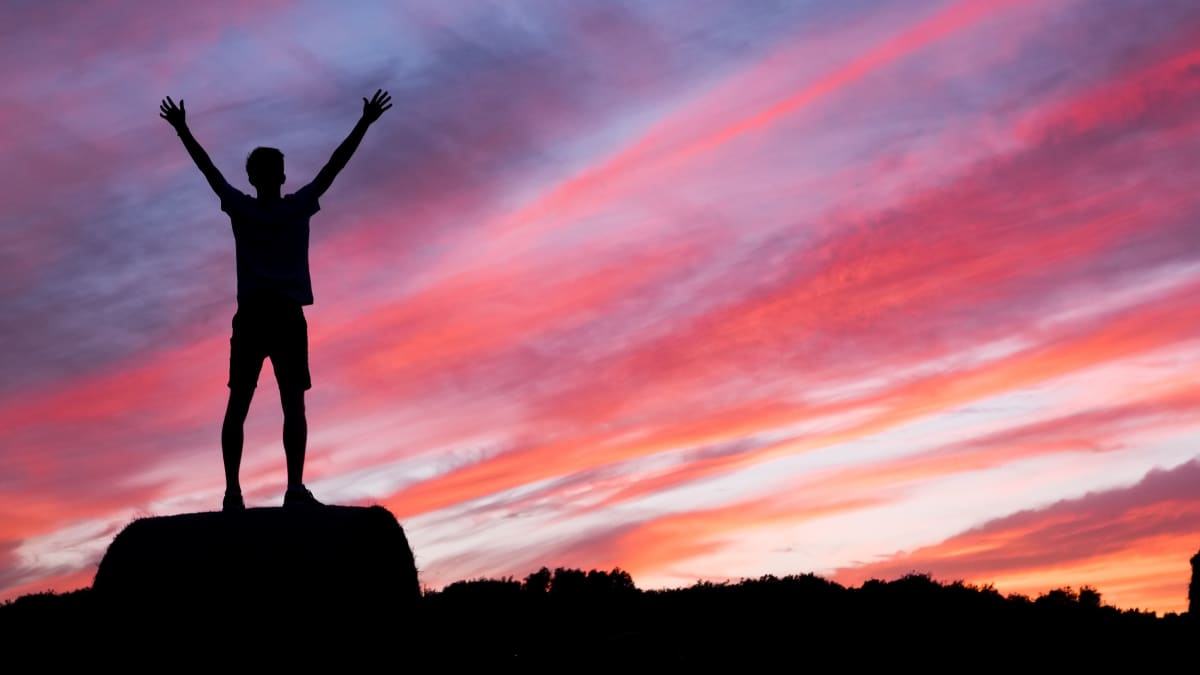
#> input picture DAY1/data/img2.jpeg, 1200 x 675 px, found by its file name
$ python image_fundamental.py --image DAY1/data/img2.jpeg
#> lines starting #> are read from the running program, lines starting #| are printed output that depends on the picture; after the words box and inside, x2 and y2 are one past the last pixel; in counts of white or black regions, pixels touching at a corner belong together
# !USAGE= python DAY1/image_fundamental.py --image 'DAY1/data/img2.jpeg'
#import libraries
import argparse
import cv2

#construct argument parser and parse the arguments
ap=argparse.ArgumentParser()
ap.add_argument('-i','--image',type=str,default='data/my.jpg')
args=vars(ap.parse_args())
#load the image
image=cv2.imread(args['image'])
#> image is the input picture: shape (675, 1200, 3); mean B, G, R 119.3, 99.8, 153.9
#extract height and width
(h,w)=image.shape[:2]
#> h = 675; w = 1200
print(h,w)
#| 675 1200

#show orignal image to screen
cv2.imshow("Orignal Image",image)
#cv2.waitKey(0)

#Images are simply numpy arrays and the origin is (0,0) located at top-left corner
(b,g,r)=image[0,0]
#> b = 115; g = 74; r = 101
#RGB normally but we use BGR as OpenCV uses this format

print(f"Pixel at (0,0) - Red :{r},Green:{g},Blue:{b}")
#| Pixel at (0,0) - Red :101,Green:74,Blue:115

#x=50 y=20 in matrix format its hxw thats why the cordinates are inverted
(b,g,r)=image[20,50]
#> b = 121; g = 80; r = 111
print(f"Pixel at (50,20) - Red :{r},Green:{g},Blue:{b}")
#| Pixel at (50,20) - Red :111,Green:80,Blue:121

(b,g,r)=image[330,800]
#> b = 116; g = 101; r = 229
print(f"Pixel at (50,20) - Red :{r},Green:{g},Blue:{b}")
#| Pixel at (50,20) - Red :229,Green:101,Blue:116

#update pixel value at x=50 y=20 and set it to red
image[20,50]=(0, 0 , 255)
#> image: shape (675, 1200, 3); under 0.01% of pixels changed, all inside (x1, y1, x2, y2) = (50, 20, 51, 21)
#             ^  ^     ^
#             b  g      r
(b,g,r)=image[20,50]
#> b = 0; g = 0; r = 255
print(f"Pixel at (50,20) - Red :{r},Green:{g},Blue:{b}")
#| Pixel at (50,20) - Red :255,Green:0,Blue:0
#we can use numpy arrays for cropping and changing pixel values from selected region
#calculating center coordinates of image
(cX,cY)=(w//2,h//2)
#> cX = 600; cY = 337
print(cX,cY)
#| 600 337

#top left corner of image
#image[startY:endY,startX:endX]
top_l=image[0:cY,0:cX]
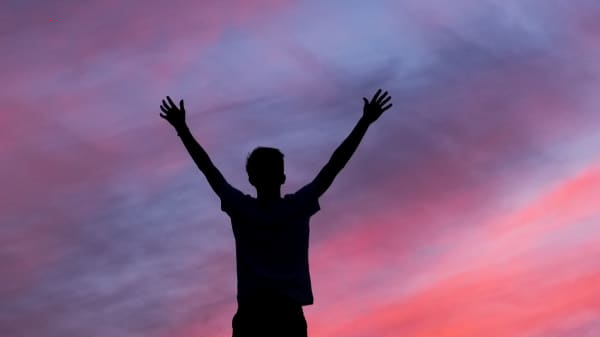
#> top_l: shape (337, 600, 3); mean B, G, R 136, 99.2, 134.2
cv2.imshow("Top Left Corner",top_l)

#top right corner of image
top_r=image[0:cY,cX:w]
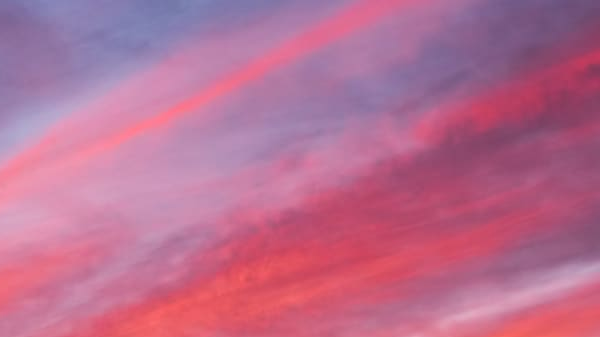
#> top_r: shape (337, 600, 3); mean B, G, R 144.9, 109.5, 185
cv2.imshow("Top Right Corner",top_r)

#bottom left corner of image
bot_l=image[cY:h,0:cX]
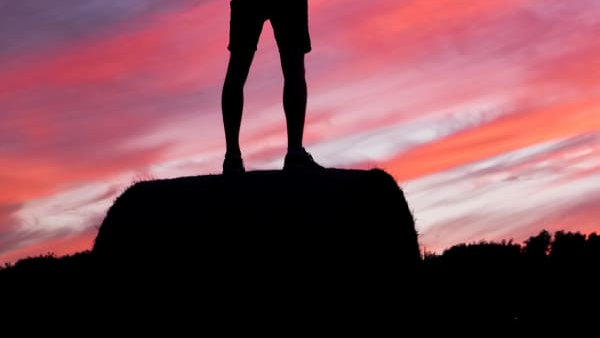
#> bot_l: shape (338, 600, 3); mean B, G, R 80.3, 72, 119.8
cv2.imshow("Bottom Left Corner",bot_l)
#bottom right corner of image
bot_r=image[cY:h,cX:w]
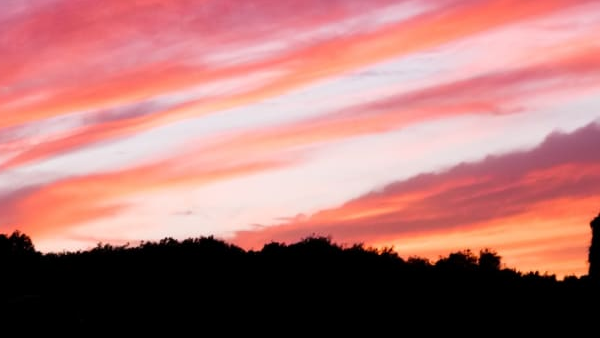
#> bot_r: shape (338, 600, 3); mean B, G, R 116.1, 118.4, 176.8
cv2.imshow("Bottom Right Corner",bot_r)

#updating top left corner to red
image[0:cY,cX:w]=(0,0,255)
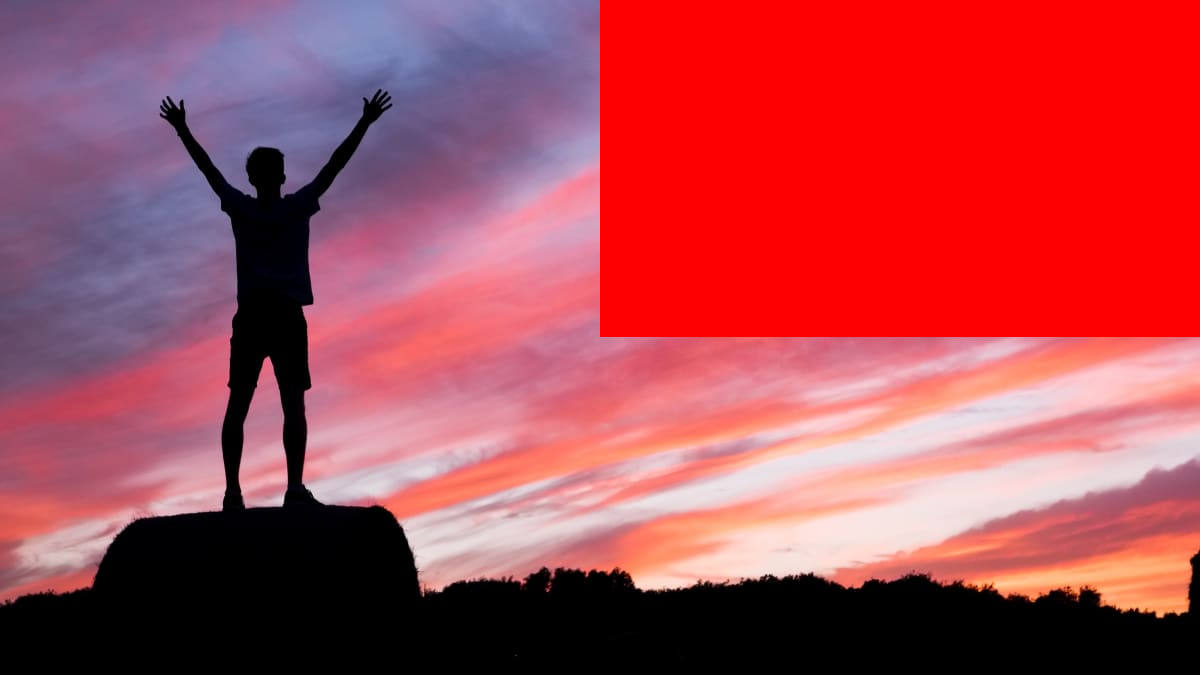
#> image: shape (675, 1200, 3); mean B, G, R 83.1, 72.4, 171.4
cv2.imshow("Updated Top left corner",image)
cv2.waitKey(0)
